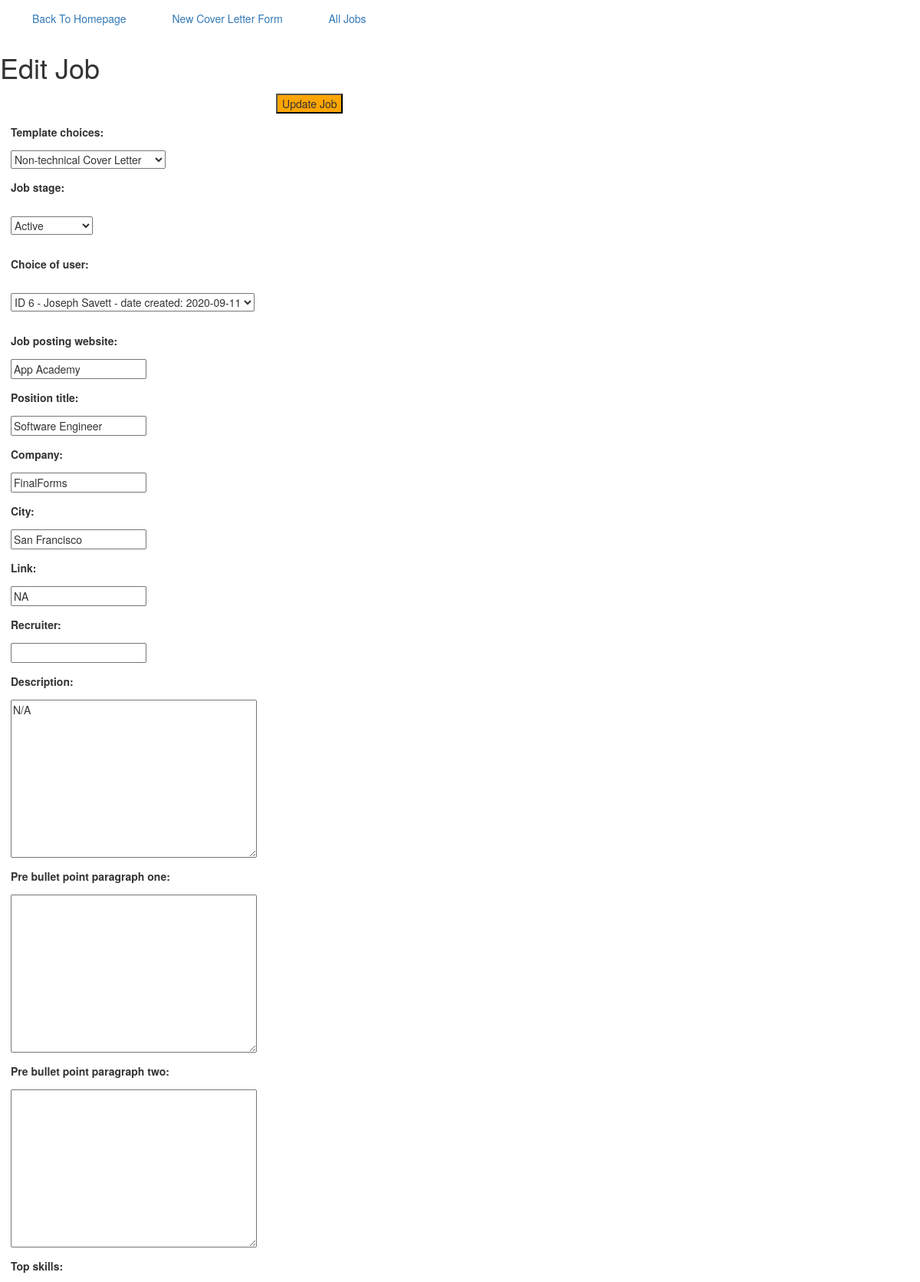
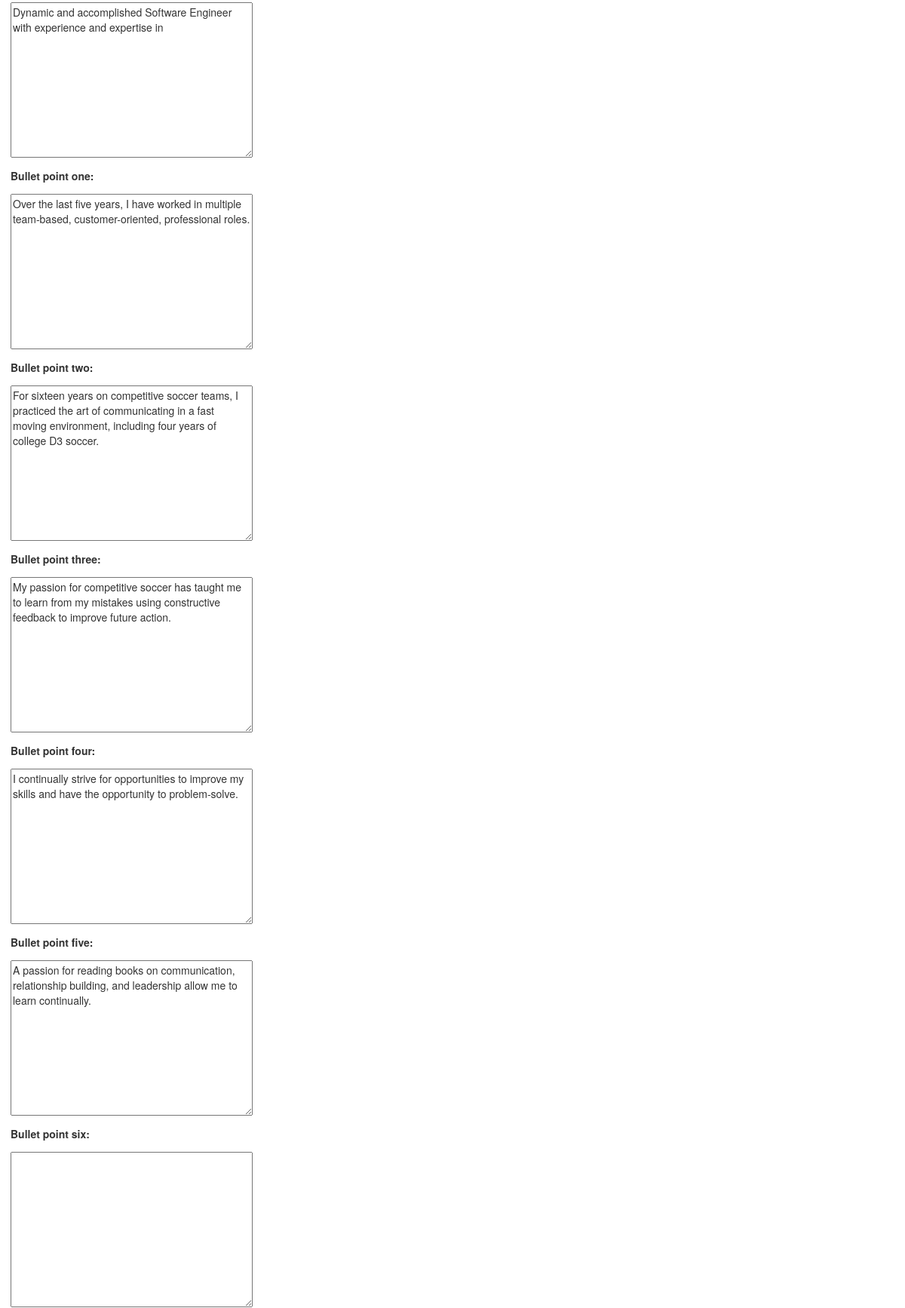
Screenshot of /cover-letter-generator/forms/edit-form/1148 (upper part) with the database file from the repository (2 pictures, top to bottom).
### coverLetters/models.py (models this page shows, shortened)
class Job(models.Model):
    job_template_choices = (
        ('Standard Job Template', 'Standard Job Template'),
        ('Triplebyte (message-version)', 'Triplebyte (message-version)'),
        ('non-technical-cover-letter', 'Non-technical Cover Letter'),
        ('cover-letter-4', 'Template 4'),
        ('cover-letter-5', 'Template 5')
    )
    job_stages = (
        ('Initial', 'Initial'),
        ('Active', 'Active'),
        ('Accepted', 'Accepted'),
        ('Rejected', 'Rejected'),
        ('No Response', 'No Response')
    )
    form_creation_date = models.CharField(
        max_length=100, blank=True, default=datetime.now().strftime('%B %dth, %Y'))
    template_choices = models.CharField(
        choices=job_template_choices, default='Standard Job Template', max_length=100, null=False, blank='False')
    job_stage = models.CharField(
        choices=job_stages, default='Rejected', max_length=100, null=False, blank='False')
    choice_of_user = models.ForeignKey(
        'UserDetail', on_delete=models.CASCADE, blank=True, null=True)
    job_posting_website = models.CharField("Job Posting Website", max_length=200,)
    position_title = models.CharField("Position Title",max_length = 200)
    company = models.CharField(max_length = 200, blank=True)
    city = models.CharField(max_length = 200,  blank=True)
    link = models.CharField(max_length = 200)
    recruiter = models.CharField(max_length = 200,  blank=True)
    description = models.TextField( blank=True)
    pre_bullet_point_paragraph_one = models.TextField( blank=True)
    pre_bullet_point_paragraph_two = models.TextField( blank=True)
    top_skills = models.TextField(
         blank=True, default='Dynamic and accomplished Software Engineer with experience and expertise in')
    bullet_point_one = models.TextField( blank=True)
    bullet_point_two = models.TextField( blank=True)
    bullet_point_three = models.TextField( blank=True)
    bullet_point_four = models.TextField( blank=True)
    bullet_point_five = models.TextField( blank=True)
    bullet_point_six = models.TextField( blank=True)
    bullet_point_seven = models.TextField( blank=True)
    bullet_point_eight = models.TextField( blank=True)
    post_bullet_point_paragraph_one = models.TextField( blank=True)
    post_bullet_point_paragraph_two = models.TextField( blank=True)
    modified_date = models.DateField(auto_now=True)
    created_date = models.DateField(auto_now_add=True)
    class Meta:
        unique_together = ('link', 'template_choices', 'position_title')
        ordering = ['-created_date', '-modified_date', '-position_title']
        get_latest_by = ['-created_date', 'modified_date']

### coverLetters/views.py (the view, shortened to what this page needs)
# urls.py: path('cover-letter-generator/forms/edit-form/<int:job_id>', coverLetters.views.edit_job_form,
def edit_job_form(request, job_id):
    job_detail = get_object_or_404(Job, pk=job_id)
    form = CoverLetterForm(instance=job_detail)
    return render(request, 'coverLetters/edit-template-form.html', {'coverLetterForm': form, 'job': job_detail,})

### coverLetters/models.py (called while the page is built)
    def __str__(self):
        return 'ID ' + str(self.id) + ' - ' + self.first_name + ' ' + self.last_name + ' - date created: ' + str(self.created_date)

### coverLetters/templates/coverLetters/edit-template-form.html (shortened to what this page needs)
{% load static %}
<!DOCTYPE html>
<html lang="en">
<head>
    <link rel="stylesheet" href="{% static 'css/reset.css' %}">
    <link rel="stylesheet" href="//maxcdn.bootstrapcdn.com/bootstrap/3.2.0/css/bootstrap.min.css">
    <link rel="stylesheet" href="//maxcdn.bootstrapcdn.com/bootstrap/3.2.0/css/bootstrap-theme.min.css">
    <link rel="stylesheet" href="{% static 'css/homepage.scss' %}">
    <link rel="stylesheet" href="{% static 'css/cover-letter-form.css' %}">
</head>
<body>
    <div class="information additional-spacing">
        <a href="{% url 'homepage' %}" style="margin: 1em;" class="additional-spacing"> Back To Homepage </a>
        <a href="{% url 'form-template' %}" style="margin: 1em;"  id='homepage-cover-letter-template-button' class="additional-spacing"> New Cover Letter Form </a>
        <a href="{% url 'all-jobs' %}" style="margin: 1em;"  class="additional-spacing"> All Jobs </a>
    </div>
    <h1> Edit Job </h1>
    <form action="{% url 'edit-job-form' job.id %}" method="post" class="cover-letter-form">
        <input type="submit" value="Update Job" class="floating-button" id='submit-button'/>
        {{ coverLetterForm }}
    </form>
</body>
</html>

### static/css/cover-letter-form.css (style rules this page uses)
.additional-spacing { padding: 1em; }
.information { padding: 1em; }
.cover-letter-form label,input, textarea { display: block; margin: 1em; }
.cover-letter-form textarea { height: 20; width: 20; }
.floating-button { position: sticky; top: 10vh; left: 45vh; background-color: orange; }
#id_template_choices { display: flex; }
.cover-letter-form select { margin: 1em; }

### rows the page displays
Job: template_choices "Non-technical Cover Letter", job_stage "Active", choice_of_user "ID 6 - Joseph Savett - date created: 2020-09-11", job_posting_website "App Academy", position_title "Software Engineer", company "FinalForms", city "San Francisco", link "NA", description "N/A", top_skills "Dynamic and accomplished Software Engineer with experience and expertise in", bullet_point_one "Over the last five years, I have worked in multiple team-based, customer-oriented, professional roles.", bullet_point_two "For sixteen years on competitive soccer teams, I practiced the art of communicating in a fast moving environment, including four years of college D3 soccer.", bullet_point_three "My passion for competitive soccer has taught me to learn from my mistakes using constructive feedback to improve future action.", bullet_point_four "I continually strive for opportunities to improve my skills and have the opportunity to problem-solve.", bullet_point_five "A passion for reading books on communication, relationship building, and leadership allow me to learn continually."
